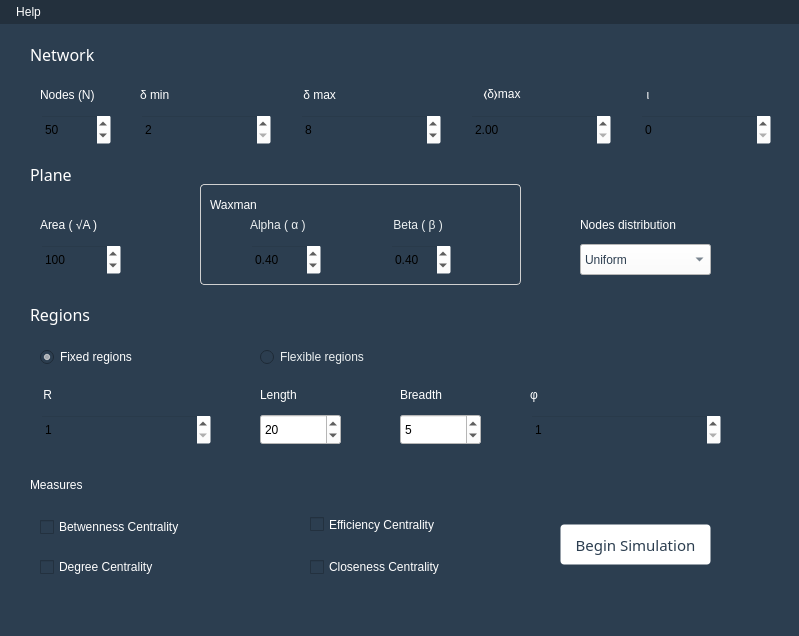
<?xml version="1.0" encoding="UTF-8"?>
<ui version="4.0">
 <class>MainWindow</class>
 <widget class="QMainWindow" name="MainWindow">
  <property name="geometry">
   <rect>
    <x>0</x>
    <y>0</y>
    <width>799</width>
    <height>636</height>
   </rect>
  </property>
  <property name="palette">
   <palette>
    <active>
     <colorrole role="WindowText">
      <brush brushstyle="SolidPattern">
       <color alpha="255">
        <red>255</red>
        <green>255</green>
        <blue>255</blue>
       </color>
      </brush>
     </colorrole>
     <colorrole role="Button">
      <brush brushstyle="SolidPattern">
       <color alpha="255">
        <red>44</red>
        <green>62</green>
        <blue>80</blue>
       </color>
      </brush>
     </colorrole>
     <colorrole role="Text">
      <brush brushstyle="SolidPattern">
       <color alpha="255">
        <red>255</red>
        <green>255</green>
        <blue>255</blue>
       </color>
      </brush>
     </colorrole>
     <colorrole role="ButtonText">
      <brush brushstyle="SolidPattern">
       <color alpha="255">
        <red>255</red>
        <green>255</green>
        <blue>255</blue>
       </color>
      </brush>
     </colorrole>
     <colorrole role="Base">
      <brush brushstyle="SolidPattern">
       <color alpha="255">
        <red>44</red>
        <green>62</green>
        <blue>80</blue>
       </color>
      </brush>
     </colorrole>
     <colorrole role="Window">
      <brush brushstyle="SolidPattern">
       <color alpha="255">
        <red>44</red>
        <green>62</green>
        <blue>80</blue>
       </color>
      </brush>
     </colorrole>
     <colorrole role="ToolTipText">
      <brush brushstyle="SolidPattern">
       <color alpha="255">
        <red>0</red>
        <green>0</green>
        <blue>0</blue>
       </color>
      </brush>
     </colorrole>
    </active>
    <inactive>
     <colorrole role="WindowText">
      <brush brushstyle="SolidPattern">
       <color alpha="255">
        <red>255</red>
        <green>255</green>
        <blue>255</blue>
       </color>
      </brush>
     </colorrole>
     <colorrole role="Button">
      <brush brushstyle="SolidPattern">
       <color alpha="255">
        <red>44</red>
        <green>62</green>
        <blue>80</blue>
       </color>
      </brush>
     </colorrole>
     <colorrole role="Text">
      <brush brushstyle="SolidPattern">
       <color alpha="255">
        <red>255</red>
        <green>255</green>
        <blue>255</blue>
       </color>
      </brush>
     </colorrole>
     <colorrole role="ButtonText">
      <brush brushstyle="SolidPattern">
       <color alpha="255">
        <red>255</red>
        <green>255</green>
        <blue>255</blue>
       </color>
      </brush>
     </colorrole>
     <colorrole role="Base">
      <brush brushstyle="SolidPattern">
       <color alpha="255">
        <red>44</red>
        <green>62</green>
        <blue>80</blue>
       </color>
      </brush>
     </colorrole>
     <colorrole role="Window">
      <brush brushstyle="SolidPattern">
       <color alpha="255">
        <red>44</red>
        <green>62</green>
        <blue>80</blue>
       </color>
      </brush>
     </colorrole>
     <colorrole role="ToolTipText">
      <brush brushstyle="SolidPattern">
       <color alpha="255">
        <red>0</red>
        <green>0</green>
        <blue>0</blue>
       </color>
      </brush>
     </colorrole>
    </inactive>
    <disabled>
     <colorrole role="WindowText">
      <brush brushstyle="SolidPattern">
       <color alpha="255">
        <red>255</red>
        <green>255</green>
        <blue>255</blue>
       </color>
      </brush>
     </colorrole>
     <colorrole role="Button">
      <brush brushstyle="SolidPattern">
       <color alpha="255">
        <red>44</red>
        <green>62</green>
        <blue>80</blue>
       </color>
      </brush>
     </colorrole>
     <colorrole role="Text">
      <brush brushstyle="SolidPattern">
       <color alpha="255">
        <red>255</red>
        <green>255</green>
        <blue>255</blue>
       </color>
      </brush>
     </colorrole>
     <colorrole role="ButtonText">
      <brush brushstyle="SolidPattern">
       <color alpha="255">
        <red>255</red>
        <green>255</green>
        <blue>255</blue>
       </color>
      </brush>
     </colorrole>
     <colorrole role="Base">
      <brush brushstyle="SolidPattern">
       <color alpha="255">
        <red>44</red>
        <green>62</green>
        <blue>80</blue>
       </color>
      </brush>
     </colorrole>
     <colorrole role="Window">
      <brush brushstyle="SolidPattern">
       <color alpha="255">
        <red>44</red>
        <green>62</green>
        <blue>80</blue>
       </color>
      </brush>
     </colorrole>
     <colorrole role="ToolTipText">
      <brush brushstyle="SolidPattern">
       <color alpha="255">
        <red>0</red>
        <green>0</green>
        <blue>0</blue>
       </color>
      </brush>
     </colorrole>
    </disabled>
   </palette>
  </property>
  <property name="font">
   <font>
    <family>Droid Sans</family>
    <pointsize>11</pointsize>
    <weight>50</weight>
    <italic>false</italic>
    <bold>false</bold>
   </font>
  </property>
  <property name="windowTitle">
   <string>Network Topologies Generator</string>
  </property>
  <property name="styleSheet">
   <string notr="true">font: 11pt &quot;Droid Sans&quot;;
background: #2c3e50;
color: rgb(255, 255, 255);
</string>
  </property>
  <widget class="QWidget" name="centralWidget">
   <widget class="QPushButton" name="pushButton">
    <property name="geometry">
     <rect>
      <x>560</x>
      <y>500</y>
      <width>151</width>
      <height>41</height>
     </rect>
    </property>
    <property name="font">
     <font>
      <family>Droid Sans</family>
      <pointsize>11</pointsize>
      <weight>50</weight>
      <italic>false</italic>
      <bold>false</bold>
     </font>
    </property>
    <property name="styleSheet">
     <string notr="true">QPushButton{
	background: #fff;
	color:#2c3e50;
	border: 1px solid transparent;
	border-radius:4px;
}
QPushButton:!enabled{
	background: #d0d0d0;
    color: #888;
}</string>
    </property>
    <property name="text">
     <string>Begin Simulation</string>
    </property>
   </widget>
   <widget class="QSpinBox" name="nodes">
    <property name="geometry">
     <rect>
      <x>40</x>
      <y>90</y>
      <width>71</width>
      <height>31</height>
     </rect>
    </property>
    <property name="toolTip">
     <string>Number of nodes on the plane</string>
    </property>
    <property name="styleSheet">
     <string notr="true">color: rgb(0, 0, 0);
background: rgba(255, 255, 255, 0);

</string>
    </property>
    <property name="minimum">
     <number>3</number>
    </property>
    <property name="maximum">
     <number>1000</number>
    </property>
    <property name="value">
     <number>50</number>
    </property>
   </widget>
   <widget class="QSpinBox" name="minimumDegree">
    <property name="geometry">
     <rect>
      <x>140</x>
      <y>90</y>
      <width>131</width>
      <height>31</height>
     </rect>
    </property>
    <property name="toolTip">
     <string>Node's minimum degree</string>
    </property>
    <property name="styleSheet">
     <string notr="true">background-color: rgba(255, 255, 255, 0);
color:#000</string>
    </property>
    <property name="minimum">
     <number>2</number>
    </property>
    <property name="maximum">
     <number>999</number>
    </property>
    <property name="value">
     <number>2</number>
    </property>
   </widget>
   <widget class="QSpinBox" name="maximumDegree">
    <property name="geometry">
     <rect>
      <x>300</x>
      <y>90</y>
      <width>141</width>
      <height>31</height>
     </rect>
    </property>
    <property name="toolTip">
     <string>Node's maximum degree</string>
    </property>
    <property name="styleSheet">
     <string notr="true">background-color: rgba(255, 255, 255, 0);
color:#000
</string>
    </property>
    <property name="minimum">
     <number>2</number>
    </property>
    <property name="maximum">
     <number>999</number>
    </property>
    <property name="value">
     <number>8</number>
    </property>
   </widget>
   <widget class="QSpinBox" name="distance">
    <property name="geometry">
     <rect>
      <x>640</x>
      <y>90</y>
      <width>131</width>
      <height>31</height>
     </rect>
    </property>
    <property name="toolTip">
     <string>Min distance between two nodes</string>
    </property>
    <property name="styleSheet">
     <string notr="true">background-color: rgba(255, 255, 255, 0);
color:#000
</string>
    </property>
   </widget>
   <widget class="QSpinBox" name="area">
    <property name="geometry">
     <rect>
      <x>40</x>
      <y>220</y>
      <width>81</width>
      <height>31</height>
     </rect>
    </property>
    <property name="toolTip">
     <string>Square root of plane's area</string>
    </property>
    <property name="styleSheet">
     <string notr="true">background-color: rgba(255, 255, 255, 0);
color:#000</string>
    </property>
    <property name="minimum">
     <number>6</number>
    </property>
    <property name="maximum">
     <number>100000</number>
    </property>
    <property name="value">
     <number>100</number>
    </property>
   </widget>
   <widget class="QSpinBox" name="numberOfRegions">
    <property name="geometry">
     <rect>
      <x>40</x>
      <y>390</y>
      <width>171</width>
      <height>31</height>
     </rect>
    </property>
    <property name="toolTip">
     <string>Number of regions in which will be divided</string>
    </property>
    <property name="styleSheet">
     <string notr="true">background-color: rgba(255, 255, 255, 0);
color:#000</string>
    </property>
    <property name="minimum">
     <number>1</number>
    </property>
    <property name="maximum">
     <number>99999</number>
    </property>
   </widget>
   <widget class="QSpinBox" name="length">
    <property name="enabled">
     <bool>false</bool>
    </property>
    <property name="geometry">
     <rect>
      <x>260</x>
      <y>390</y>
      <width>81</width>
      <height>31</height>
     </rect>
    </property>
    <property name="toolTip">
     <string>Length of each region</string>
    </property>
    <property name="styleSheet">
     <string notr="true">background-color: #fff;
color:#000;</string>
    </property>
    <property name="minimum">
     <number>1</number>
    </property>
    <property name="maximum">
     <number>99999</number>
    </property>
    <property name="value">
     <number>20</number>
    </property>
   </widget>
   <widget class="QSpinBox" name="breadth">
    <property name="enabled">
     <bool>false</bool>
    </property>
    <property name="geometry">
     <rect>
      <x>400</x>
      <y>390</y>
      <width>81</width>
      <height>31</height>
     </rect>
    </property>
    <property name="toolTip">
     <string>Breadth of each region</string>
    </property>
    <property name="styleSheet">
     <string notr="true">background-color: #fff;
color:#000</string>
    </property>
    <property name="minimum">
     <number>1</number>
    </property>
    <property name="maximum">
     <number>99999</number>
    </property>
    <property name="value">
     <number>5</number>
    </property>
   </widget>
   <widget class="QRadioButton" name="fixedRegions">
    <property name="geometry">
     <rect>
      <x>40</x>
      <y>320</y>
      <width>141</width>
      <height>26</height>
     </rect>
    </property>
    <property name="styleSheet">
     <string notr="true">color: rgb(255, 255, 255);</string>
    </property>
    <property name="text">
     <string>Fixed regions</string>
    </property>
    <property name="checked">
     <bool>true</bool>
    </property>
   </widget>
   <widget class="QRadioButton" name="fexibleRegions">
    <property name="geometry">
     <rect>
      <x>260</x>
      <y>320</y>
      <width>161</width>
      <height>26</height>
     </rect>
    </property>
    <property name="autoFillBackground">
     <bool>false</bool>
    </property>
    <property name="styleSheet">
     <string notr="true">color:rgb(236, 240, 241) !important;</string>
    </property>
    <property name="text">
     <string>Flexible regions</string>
    </property>
   </widget>
   <widget class="QComboBox" name="nodesDistribution">
    <property name="geometry">
     <rect>
      <x>580</x>
      <y>220</y>
      <width>131</width>
      <height>31</height>
     </rect>
    </property>
    <property name="toolTip">
     <string>Nodes distribution on the plane</string>
    </property>
    <property name="styleSheet">
     <string notr="true">color:#2c3e50;
background:#fff;</string>
    </property>
    <item>
     <property name="text">
      <string>Uniform</string>
     </property>
    </item>
    <item>
     <property name="text">
      <string>Random</string>
     </property>
    </item>
   </widget>
   <widget class="QCheckBox" name="bc">
    <property name="enabled">
     <bool>true</bool>
    </property>
    <property name="geometry">
     <rect>
      <x>40</x>
      <y>490</y>
      <width>181</width>
      <height>26</height>
     </rect>
    </property>
    <property name="text">
     <string>Betwenness Centrality</string>
    </property>
   </widget>
   <widget class="QCheckBox" name="dc">
    <property name="enabled">
     <bool>true</bool>
    </property>
    <property name="geometry">
     <rect>
      <x>40</x>
      <y>530</y>
      <width>171</width>
      <height>26</height>
     </rect>
    </property>
    <property name="text">
     <string>Degree Centrality</string>
    </property>
    <property name="checkable">
     <bool>true</bool>
    </property>
    <property name="checked">
     <bool>false</bool>
    </property>
   </widget>
   <widget class="QCheckBox" name="ec">
    <property name="enabled">
     <bool>true</bool>
    </property>
    <property name="geometry">
     <rect>
      <x>310</x>
      <y>490</y>
      <width>171</width>
      <height>21</height>
     </rect>
    </property>
    <property name="palette">
     <palette>
      <active>
       <colorrole role="WindowText">
        <brush brushstyle="SolidPattern">
         <color alpha="255">
          <red>255</red>
          <green>255</green>
          <blue>255</blue>
         </color>
        </brush>
       </colorrole>
       <colorrole role="Button">
        <brush brushstyle="SolidPattern">
         <color alpha="255">
          <red>44</red>
          <green>62</green>
          <blue>80</blue>
         </color>
        </brush>
       </colorrole>
       <colorrole role="Text">
        <brush brushstyle="SolidPattern">
         <color alpha="255">
          <red>255</red>
          <green>255</green>
          <blue>255</blue>
         </color>
        </brush>
       </colorrole>
       <colorrole role="ButtonText">
        <brush brushstyle="SolidPattern">
         <color alpha="255">
          <red>255</red>
          <green>255</green>
          <blue>255</blue>
         </color>
        </brush>
       </colorrole>
       <colorrole role="Base">
        <brush brushstyle="SolidPattern">
         <color alpha="255">
          <red>44</red>
          <green>62</green>
          <blue>80</blue>
         </color>
        </brush>
       </colorrole>
       <colorrole role="Window">
        <brush brushstyle="SolidPattern">
         <color alpha="255">
          <red>44</red>
          <green>62</green>
          <blue>80</blue>
         </color>
        </brush>
       </colorrole>
       <colorrole role="ToolTipText">
        <brush brushstyle="SolidPattern">
         <color alpha="255">
          <red>236</red>
          <green>240</green>
          <blue>241</blue>
         </color>
        </brush>
       </colorrole>
      </active>
      <inactive>
       <colorrole role="WindowText">
        <brush brushstyle="SolidPattern">
         <color alpha="255">
          <red>255</red>
          <green>255</green>
          <blue>255</blue>
         </color>
        </brush>
       </colorrole>
       <colorrole role="Button">
        <brush brushstyle="SolidPattern">
         <color alpha="255">
          <red>44</red>
          <green>62</green>
          <blue>80</blue>
         </color>
        </brush>
       </colorrole>
       <colorrole role="Text">
        <brush brushstyle="SolidPattern">
         <color alpha="255">
          <red>255</red>
          <green>255</green>
          <blue>255</blue>
         </color>
        </brush>
       </colorrole>
       <colorrole role="ButtonText">
        <brush brushstyle="SolidPattern">
         <color alpha="255">
          <red>255</red>
          <green>255</green>
          <blue>255</blue>
         </color>
        </brush>
       </colorrole>
       <colorrole role="Base">
        <brush brushstyle="SolidPattern">
         <color alpha="255">
          <red>44</red>
          <green>62</green>
          <blue>80</blue>
         </color>
        </brush>
       </colorrole>
       <colorrole role="Window">
        <brush brushstyle="SolidPattern">
         <color alpha="255">
          <red>44</red>
          <green>62</green>
          <blue>80</blue>
         </color>
        </brush>
       </colorrole>
       <colorrole role="ToolTipText">
        <brush brushstyle="SolidPattern">
         <color alpha="255">
          <red>236</red>
          <green>240</green>
          <blue>241</blue>
         </color>
        </brush>
       </colorrole>
      </inactive>
      <disabled>
       <colorrole role="WindowText">
        <brush brushstyle="SolidPattern">
         <color alpha="255">
          <red>255</red>
          <green>255</green>
          <blue>255</blue>
         </color>
        </brush>
       </colorrole>
       <colorrole role="Button">
        <brush brushstyle="SolidPattern">
         <color alpha="255">
          <red>44</red>
          <green>62</green>
          <blue>80</blue>
         </color>
        </brush>
       </colorrole>
       <colorrole role="Text">
        <brush brushstyle="SolidPattern">
         <color alpha="255">
          <red>255</red>
          <green>255</green>
          <blue>255</blue>
         </color>
        </brush>
       </colorrole>
       <colorrole role="ButtonText">
        <brush brushstyle="SolidPattern">
         <color alpha="255">
          <red>255</red>
          <green>255</green>
          <blue>255</blue>
         </color>
        </brush>
       </colorrole>
       <colorrole role="Base">
        <brush brushstyle="SolidPattern">
         <color alpha="255">
          <red>44</red>
          <green>62</green>
          <blue>80</blue>
         </color>
        </brush>
       </colorrole>
       <colorrole role="Window">
        <brush brushstyle="SolidPattern">
         <color alpha="255">
          <red>44</red>
          <green>62</green>
          <blue>80</blue>
         </color>
        </brush>
       </colorrole>
       <colorrole role="ToolTipText">
        <brush brushstyle="SolidPattern">
         <color alpha="255">
          <red>236</red>
          <green>240</green>
          <blue>241</blue>
         </color>
        </brush>
       </colorrole>
      </disabled>
     </palette>
    </property>
    <property name="text">
     <string>Efficiency Centrality</string>
    </property>
   </widget>
   <widget class="QCheckBox" name="cc">
    <property name="enabled">
     <bool>true</bool>
    </property>
    <property name="geometry">
     <rect>
      <x>310</x>
      <y>530</y>
      <width>181</width>
      <height>26</height>
     </rect>
    </property>
    <property name="text">
     <string>Closeness Centrality</string>
    </property>
   </widget>
   <widget class="QSpinBox" name="numberOfSimulations">
    <property name="geometry">
     <rect>
      <x>530</x>
      <y>390</y>
      <width>191</width>
      <height>31</height>
     </rect>
    </property>
    <property name="toolTip">
     <string>Number of simulations</string>
    </property>
    <property name="styleSheet">
     <string notr="true">background-color: rgba(255, 255, 255, 0);
color:#000;</string>
    </property>
    <property name="minimum">
     <number>1</number>
    </property>
    <property name="maximum">
     <number>99999</number>
    </property>
   </widget>
   <widget class="QLabel" name="label">
    <property name="geometry">
     <rect>
      <x>40</x>
      <y>60</y>
      <width>81</width>
      <height>21</height>
     </rect>
    </property>
    <property name="text">
     <string>Nodes (N)</string>
    </property>
   </widget>
   <widget class="QLabel" name="label_2">
    <property name="geometry">
     <rect>
      <x>140</x>
      <y>61</y>
      <width>101</width>
      <height>20</height>
     </rect>
    </property>
    <property name="text">
     <string>δ min</string>
    </property>
   </widget>
   <widget class="QLabel" name="label_3">
    <property name="geometry">
     <rect>
      <x>300</x>
      <y>61</y>
      <width>141</width>
      <height>20</height>
     </rect>
    </property>
    <property name="text">
     <string> δ max</string>
    </property>
   </widget>
   <widget class="QLabel" name="label_4">
    <property name="geometry">
     <rect>
      <x>640</x>
      <y>60</y>
      <width>161</width>
      <height>21</height>
     </rect>
    </property>
    <property name="text">
     <string>  ι </string>
    </property>
   </widget>
   <widget class="QLabel" name="label_5">
    <property name="geometry">
     <rect>
      <x>530</x>
      <y>360</y>
      <width>201</width>
      <height>21</height>
     </rect>
    </property>
    <property name="toolTip">
     <string>Number of Simulations </string>
    </property>
    <property name="text">
     <string>φ </string>
    </property>
   </widget>
   <widget class="QLabel" name="label_8">
    <property name="geometry">
     <rect>
      <x>260</x>
      <y>360</y>
      <width>67</width>
      <height>21</height>
     </rect>
    </property>
    <property name="text">
     <string>Length</string>
    </property>
   </widget>
   <widget class="QLabel" name="label_9">
    <property name="geometry">
     <rect>
      <x>400</x>
      <y>360</y>
      <width>67</width>
      <height>21</height>
     </rect>
    </property>
    <property name="text">
     <string>Breadth</string>
    </property>
   </widget>
   <widget class="QLabel" name="label_10">
    <property name="geometry">
     <rect>
      <x>40</x>
      <y>360</y>
      <width>171</width>
      <height>21</height>
     </rect>
    </property>
    <property name="text">
     <string> R </string>
    </property>
   </widget>
   <widget class="QLabel" name="label_11">
    <property name="geometry">
     <rect>
      <x>40</x>
      <y>190</y>
      <width>81</width>
      <height>21</height>
     </rect>
    </property>
    <property name="text">
     <string>Area ( √A )</string>
    </property>
   </widget>
   <widget class="QLabel" name="label_12">
    <property name="geometry">
     <rect>
      <x>580</x>
      <y>190</y>
      <width>131</width>
      <height>21</height>
     </rect>
    </property>
    <property name="text">
     <string>Nodes distribution</string>
    </property>
   </widget>
   <widget class="QLabel" name="label_13">
    <property name="geometry">
     <rect>
      <x>30</x>
      <y>20</y>
      <width>91</width>
      <height>21</height>
     </rect>
    </property>
    <property name="font">
     <font>
      <family>Droid Sans</family>
      <pointsize>12</pointsize>
      <weight>9</weight>
      <italic>false</italic>
      <bold>false</bold>
     </font>
    </property>
    <property name="styleSheet">
     <string notr="true">font: 75 12pt &quot;Droid Sans&quot;;</string>
    </property>
    <property name="text">
     <string>Network</string>
    </property>
   </widget>
   <widget class="QLabel" name="label_14">
    <property name="geometry">
     <rect>
      <x>30</x>
      <y>140</y>
      <width>67</width>
      <height>21</height>
     </rect>
    </property>
    <property name="font">
     <font>
      <family>Droid Sans</family>
      <pointsize>12</pointsize>
      <weight>9</weight>
      <italic>false</italic>
      <bold>false</bold>
     </font>
    </property>
    <property name="styleSheet">
     <string notr="true">font: 75 12pt &quot;Droid Sans&quot;;</string>
    </property>
    <property name="text">
     <string>Plane</string>
    </property>
   </widget>
   <widget class="QGroupBox" name="groupBox">
    <property name="geometry">
     <rect>
      <x>200</x>
      <y>160</y>
      <width>321</width>
      <height>101</height>
     </rect>
    </property>
    <property name="acceptDrops">
     <bool>false</bool>
    </property>
    <property name="toolTip">
     <string>Waxman Probability. Used to calculate the probability of a pair of nodes get linked</string>
    </property>
    <property name="styleSheet">
     <string notr="true">QGroupBox {
	border:1px solid #d0d0d0;
	color:rgb(236, 240, 241);
	border-radius:4px;
	padding:3px;
}
QToolTip{
color:#000;
}</string>
    </property>
    <property name="title">
     <string/>
    </property>
    <widget class="QLabel" name="label_7">
     <property name="geometry">
      <rect>
       <x>50</x>
       <y>30</y>
       <width>71</width>
       <height>21</height>
      </rect>
     </property>
     <property name="styleSheet">
      <string notr="true">color:rgb(236, 240, 241)</string>
     </property>
     <property name="text">
      <string>Alpha ( α )</string>
     </property>
    </widget>
    <widget class="QDoubleSpinBox" name="alpha">
     <property name="geometry">
      <rect>
       <x>50</x>
       <y>60</y>
       <width>71</width>
       <height>31</height>
      </rect>
     </property>
     <property name="styleSheet">
      <string notr="true">background-color: rgba(255, 255, 255, 0);
color: #000</string>
     </property>
     <property name="minimum">
      <double>0.010000000000000</double>
     </property>
     <property name="maximum">
      <double>1.000000000000000</double>
     </property>
     <property name="singleStep">
      <double>0.100000000000000</double>
     </property>
     <property name="value">
      <double>0.400000000000000</double>
     </property>
    </widget>
    <widget class="QLabel" name="label_6">
     <property name="geometry">
      <rect>
       <x>190</x>
       <y>30</y>
       <width>67</width>
       <height>21</height>
      </rect>
     </property>
     <property name="styleSheet">
      <string notr="true">color:rgb(236, 240, 241)</string>
     </property>
     <property name="text">
      <string> Beta ( β )</string>
     </property>
    </widget>
    <widget class="QDoubleSpinBox" name="beta">
     <property name="geometry">
      <rect>
       <x>190</x>
       <y>60</y>
       <width>61</width>
       <height>31</height>
      </rect>
     </property>
     <property name="styleSheet">
      <string notr="true">background-color: rgba(255, 255, 255, 0);
color:#000
</string>
     </property>
     <property name="minimum">
      <double>0.100000000000000</double>
     </property>
     <property name="maximum">
      <double>1.000000000000000</double>
     </property>
     <property name="singleStep">
      <double>0.050000000000000</double>
     </property>
     <property name="value">
      <double>0.400000000000000</double>
     </property>
    </widget>
    <widget class="QLabel" name="label_17">
     <property name="geometry">
      <rect>
       <x>10</x>
       <y>10</y>
       <width>71</width>
       <height>21</height>
      </rect>
     </property>
     <property name="text">
      <string>Waxman</string>
     </property>
    </widget>
   </widget>
   <widget class="QLabel" name="label_15">
    <property name="geometry">
     <rect>
      <x>30</x>
      <y>280</y>
      <width>91</width>
      <height>21</height>
     </rect>
    </property>
    <property name="font">
     <font>
      <family>Droid Sans</family>
      <pointsize>12</pointsize>
      <weight>9</weight>
      <italic>false</italic>
      <bold>false</bold>
     </font>
    </property>
    <property name="styleSheet">
     <string notr="true">font: 75 12pt &quot;Droid Sans&quot;;</string>
    </property>
    <property name="text">
     <string>Regions</string>
    </property>
   </widget>
   <widget class="QLabel" name="error">
    <property name="geometry">
     <rect>
      <x>50</x>
      <y>560</y>
      <width>661</width>
      <height>51</height>
     </rect>
    </property>
    <property name="font">
     <font>
      <family>Droid Sans</family>
      <pointsize>11</pointsize>
      <weight>50</weight>
      <italic>false</italic>
      <bold>false</bold>
     </font>
    </property>
    <property name="text">
     <string/>
    </property>
   </widget>
   <widget class="QLabel" name="label_16">
    <property name="geometry">
     <rect>
      <x>480</x>
      <y>60</y>
      <width>91</width>
      <height>20</height>
     </rect>
    </property>
    <property name="text">
     <string> 〈δ〉max</string>
    </property>
   </widget>
   <widget class="QDoubleSpinBox" name="max_average_degree">
    <property name="geometry">
     <rect>
      <x>470</x>
      <y>90</y>
      <width>141</width>
      <height>31</height>
     </rect>
    </property>
    <property name="toolTip">
     <string>Network's max average degree</string>
    </property>
    <property name="styleSheet">
     <string notr="true">background-color: rgba(255, 255, 255, 0);
color:#000
</string>
    </property>
    <property name="minimum">
     <double>2.000000000000000</double>
    </property>
    <property name="maximum">
     <double>199.990000000000009</double>
    </property>
    <property name="singleStep">
     <double>0.500000000000000</double>
    </property>
    <property name="value">
     <double>2.000000000000000</double>
    </property>
   </widget>
   <widget class="QLabel" name="label_18">
    <property name="geometry">
     <rect>
      <x>30</x>
      <y>451</y>
      <width>91</width>
      <height>20</height>
     </rect>
    </property>
    <property name="styleSheet">
     <string notr="true">font: 75 12pt &quot;Droid Sans&quot;;</string>
    </property>
    <property name="text">
     <string>Measures</string>
    </property>
   </widget>
   <zorder>fexibleRegions</zorder>
   <zorder>groupBox</zorder>
   <zorder>pushButton</zorder>
   <zorder>nodes</zorder>
   <zorder>minimumDegree</zorder>
   <zorder>maximumDegree</zorder>
   <zorder>distance</zorder>
   <zorder>area</zorder>
   <zorder>numberOfRegions</zorder>
   <zorder>length</zorder>
   <zorder>breadth</zorder>
   <zorder>fixedRegions</zorder>
   <zorder>nodesDistribution</zorder>
   <zorder>bc</zorder>
   <zorder>dc</zorder>
   <zorder>ec</zorder>
   <zorder>cc</zorder>
   <zorder>numberOfSimulations</zorder>
   <zorder>label</zorder>
   <zorder>label_2</zorder>
   <zorder>label_3</zorder>
   <zorder>label_4</zorder>
   <zorder>label_5</zorder>
   <zorder>label_8</zorder>
   <zorder>label_9</zorder>
   <zorder>label_10</zorder>
   <zorder>label_11</zorder>
   <zorder>label_12</zorder>
   <zorder>label_13</zorder>
   <zorder>label_14</zorder>
   <zorder>label_15</zorder>
   <zorder>error</zorder>
   <zorder>label_16</zorder>
   <zorder>max_average_degree</zorder>
   <zorder>label_18</zorder>
  </widget>
  <widget class="QMenuBar" name="menuBar">
   <property name="geometry">
    <rect>
     <x>0</x>
     <y>0</y>
     <width>799</width>
     <height>30</height>
    </rect>
   </property>
   <property name="styleSheet">
    <string notr="true">QMenuBar {
background: #23303d;
}

QMenuBar::item {
	background: transparent;
    padding: 5px 10px;
}

QMenuBar::item:selected {
	background: #263544;
}

QMenuBar::item:pressed {
	background: #263544;
}

QMenu {
  background: #263544;
}

QMenu::item {
  background: transparent;
}

QMenu::item:selected {
	background: #2c3e50;
}</string>
   </property>
   <widget class="QMenu" name="menuHelp">
    <property name="styleSheet">
     <string notr="true">QAction {
  background: transparent;
}

QAction:selected {
	background: #2c3e50;
}</string>
    </property>
    <property name="title">
     <string>Help</string>
    </property>
    <addaction name="actionOpen_help"/>
    <addaction name="actionAbout"/>
   </widget>
   <addaction name="menuHelp"/>
  </widget>
  <action name="actionOpen_help">
   <property name="text">
    <string>Open help</string>
   </property>
  </action>
  <action name="actionAbout">
   <property name="text">
    <string>About</string>
   </property>
  </action>
 </widget>
 <layoutdefault spacing="6" margin="11"/>
 <tabstops>
  <tabstop>beta</tabstop>
  <tabstop>alpha</tabstop>
  <tabstop>pushButton</tabstop>
  <tabstop>minimumDegree</tabstop>
  <tabstop>nodes</tabstop>
  <tabstop>maximumDegree</tabstop>
  <tabstop>distance</tabstop>
  <tabstop>area</tabstop>
  <tabstop>numberOfRegions</tabstop>
  <tabstop>length</tabstop>
  <tabstop>breadth</tabstop>
  <tabstop>fixedRegions</tabstop>
  <tabstop>fexibleRegions</tabstop>
  <tabstop>nodesDistribution</tabstop>
  <tabstop>bc</tabstop>
  <tabstop>dc</tabstop>
  <tabstop>ec</tabstop>
  <tabstop>cc</tabstop>
  <tabstop>numberOfSimulations</tabstop>
 </tabstops>
 <resources/>
 <connections/>
</ui>
